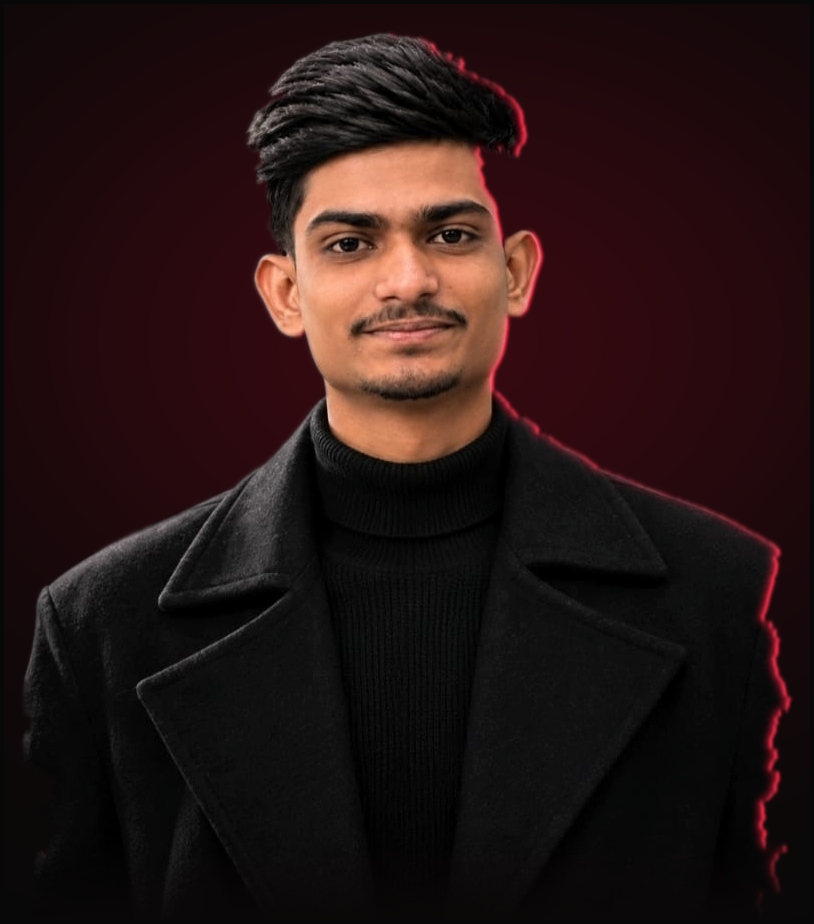
#> input picture NEW IMAGE FOR WEBSITE.jpeg, 814 x 924 px, found by its file name
$ python generate_cinematic_portrait.py
#> lines starting #> are read from the running program, lines starting #| are printed output that depends on the picture; after the words box and inside, x2 and y2 are one past the last pixel; in counts of white or black regions, pixels touching at a corner belong together
import numpy as np
from PIL import Image, ImageFilter
from scipy.ndimage import gaussian_filter, distance_transform_edt

# Load original
im = Image.open("NEW IMAGE FOR WEBSITE.jpeg").convert("RGB")
#> im is the input picture: PIL image 814x924 RGB; mean R, G, B 37.7, 20.6, 20.1
w, h = im.size
#> w = 814; h = 924
arr = np.array(im, dtype=float)

# Website background color: #080808
bg_color = np.array([8.0, 8.0, 8.0])

# Subject boundary profile:
# Let's define the left and right boundary for each Y from 0 to h-1:
left_edge = np.zeros(h)
#> left_edge = 924 values from 0 to 0
right_edge = np.zeros(h)
#> right_edge = 924 values from 0 to 0

for y in range(h):
    if y < 32:
        # Above hair
        left_edge[y] = 421
        right_edge[y] = 421
    elif y < 140:
        # Top dome of hair
        prog = (y - 32) / 108.0
        # Smooth circle curve
        rad = np.sqrt(max(0.01, 1.0 - (1.0 - prog)**2)) * 142
        left_edge[y] = 421 - rad * 0.98
        right_edge[y] = 421 + rad * 1.02
    elif y < 240:
        # Hair temples & sides
        left_edge[y] = 282
        right_edge[y] = 566
    elif y < 320:
        # Ears (protruding outward)
        prog = np.sin((y - 240) / 80.0 * np.pi)
        left_edge[y] = 282 - prog * 10 # ear tip reaches ~272
        right_edge[y] = 566 + prog * 11 # right ear reaches ~577
    elif y < 440:
        # Jawline and neck (slender, pulls inward!)
        # Y=320 to 360 is jawline (tapering from 310 to 345)
        # Y=360 to 440 is neck (around 345 to 365 on left, 510 to 525 on right)
        prog = (y - 320) / 120.0
        left_edge[y] = 295 + prog * 65   # moves from 295 to 360
        right_edge[y] = 565 - prog * 55  # moves from 565 to 510
    elif y < 540:
        # Shoulders (sloping down and out from collar to shoulders)
        prog = (y - 440) / 100.0
        # Left shoulder slopes from 360 to 110
        left_edge[y] = 360 - (prog**0.85) * 250
        # Right shoulder slopes from 510 to 735
        right_edge[y] = 510 + (prog**0.85) * 225
    elif y < 750:
        # Upper coat & torso
        prog = (y - 540) / 210.0
        left_edge[y] = 110 - prog * 60  # 110 to 50
        right_edge[y] = 735 + prog * 60 # 735 to 795
    else:
        # Lower coat
        prog = (y - 750) / 172.0
        left_edge[y] = 50 - prog * 30   # 50 to 20
        right_edge[y] = 795 + prog * 25 # 795 to 820

# Create binary subject mask
mask = np.zeros((h, w), dtype=float)
for y in range(h):
    lb = int(left_edge[y])
    rb = int(right_edge[y])
    if lb < rb:
        mask[y, lb:rb] = 1.0
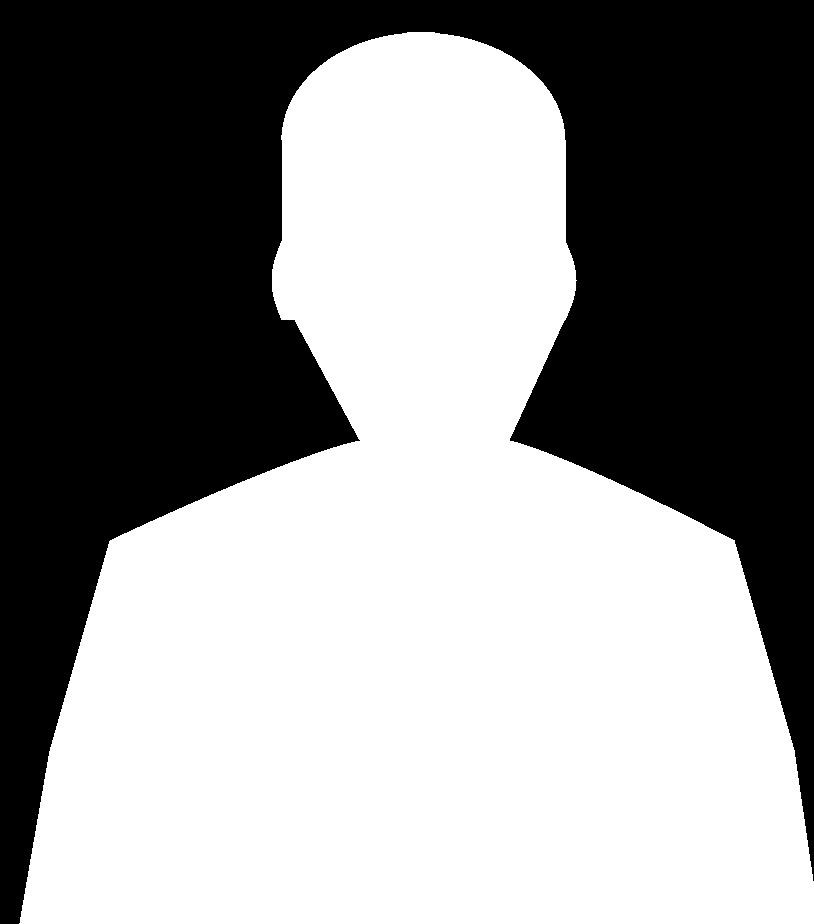
#> mask: shape (924, 814) float64; values 0 (black) and 1 (white), 55.8% white; 1 black region, box (x1, y1, x2, y2) and area: (0, 0, 814, 924) 332169

# 2. Refine mask around hair and skin with luminance checks:
# Inside the subject, if skin or hair or coat has pixels, keep 1.0
# Just outside the subject, feather smoothly
smoothed_mask = gaussian_filter(mask, sigma=3.5)

# Smooth bottom dissolve (coat bottom 120px fades to pure #080808)
bottom_fade = np.ones(h)
#> bottom_fade = 924 values from 1 to 1
for y in range(h - 130, h):
    bottom_fade[y] = max(0.0, (h - 1 - y) / 130.0)
smoothed_mask = smoothed_mask * bottom_fade[:, None]

# 3. COMPUTE THE CINEMATIC RED RIM LIGHT (Like Daniel Smith reference!)
# In Daniel Smith:
# A brilliant red rim light kisses the subject's right edge (viewer's right)
# along the hair, ear, cheek, neck, shoulder, and coat edge!
# Also a gentle rim light on the left shoulder/hair.

# Edge detection on the smoothed mask to find silhouette perimeter:
edge_grad_y, edge_grad_x = np.gradient(smoothed_mask)
edge_magnitude = np.sqrt(edge_grad_x**2 + edge_grad_y**2)

# Normal vectors pointing inward/outward:
# On the right edge of subject: edge_grad_x is negative (< 0)
right_edge_mask = np.maximum(0.0, -edge_grad_x)
# On the left edge of subject: edge_grad_x is positive (> 0)
left_edge_mask = np.maximum(0.0, edge_grad_x)

# Normalize edge intensity
if right_edge_mask.max() > 0:
    right_edge_mask /= right_edge_mask.max()
if left_edge_mask.max() > 0:
    left_edge_mask /= left_edge_mask.max()

# Spread the rim light slightly inward and outward using gaussian blur
# Primary rim light on the RIGHT (like Daniel Smith):
rim_right = gaussian_filter(right_edge_mask, sigma=4.5) * 1.8
# Secondary subtle rim on the LEFT:
rim_left = gaussian_filter(left_edge_mask, sigma=3.5) * 0.7
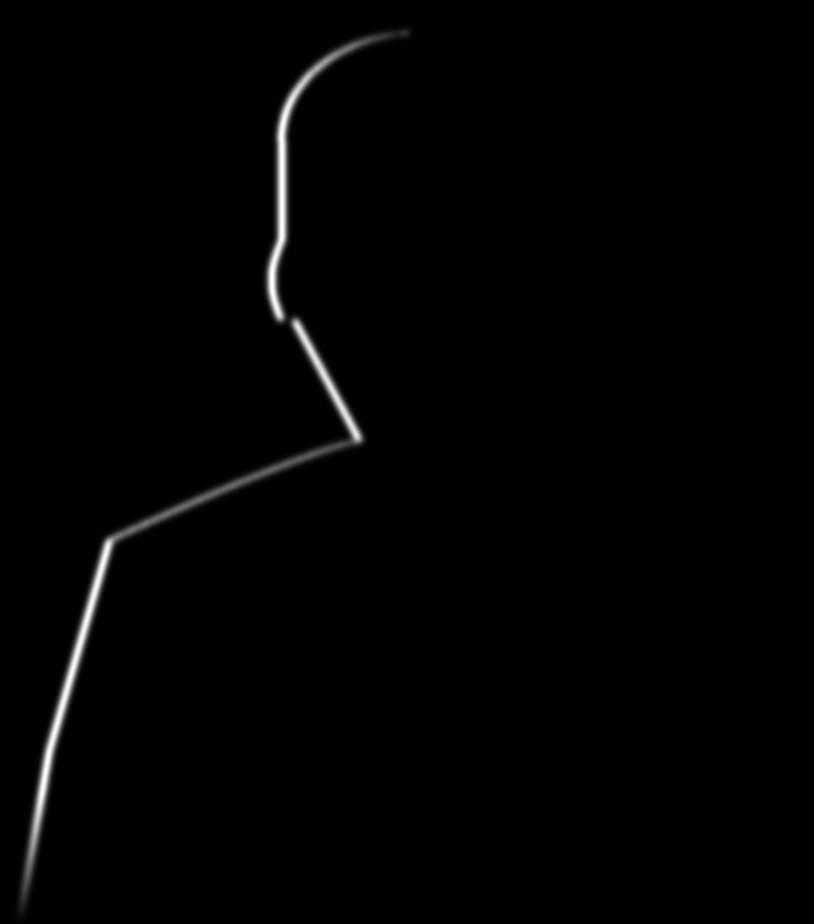
#> left_edge_mask: shape (924, 814) float64; min 0, max 1, mean 0.00984

# Accent color: Crimson red (#E5092B)
# RGB: [229, 9, 43]
rim_color = np.array([229.0, 15.0, 43.0])
rim_highlight = np.array([255.0, 60.0, 80.0]) # specular red-orange core

# 4. Soft atmospheric red glow concentrated BEHIND the subject
# Centered behind Zeerak's head and shoulders (X: 420, Y: 320)
xx, yy = np.meshgrid(np.arange(w), np.arange(h))
dist_from_glow = np.sqrt(((xx - 420) / 1.3)**2 + ((yy - 320) / 1.0)**2)
ambient_glow = np.exp(-0.5 * (dist_from_glow / 180.0)**2)
# Ambient glow should only be visible in background (outside or around silhouette)
# And softly fall off to #080808
ambient_glow_intensity = ambient_glow * (1.0 - smoothed_mask * 0.75) * 0.45

# 5. Composite everything together
# Base: Pure #080808
result = np.zeros_like(arr)
for c in range(3):
    # Background with ambient red glow
    bg_with_glow = bg_color[c] + (rim_color[c] - bg_color[c]) * ambient_glow_intensity
    # Blend subject onto background
    subject_val = arr[:, :, c]
    result[:, :, c] = subject_val * smoothed_mask + bg_with_glow * (1.0 - smoothed_mask)
#> this loop made 3 passes
#> pass 1, `subject_val = arr[:, :, c]`:
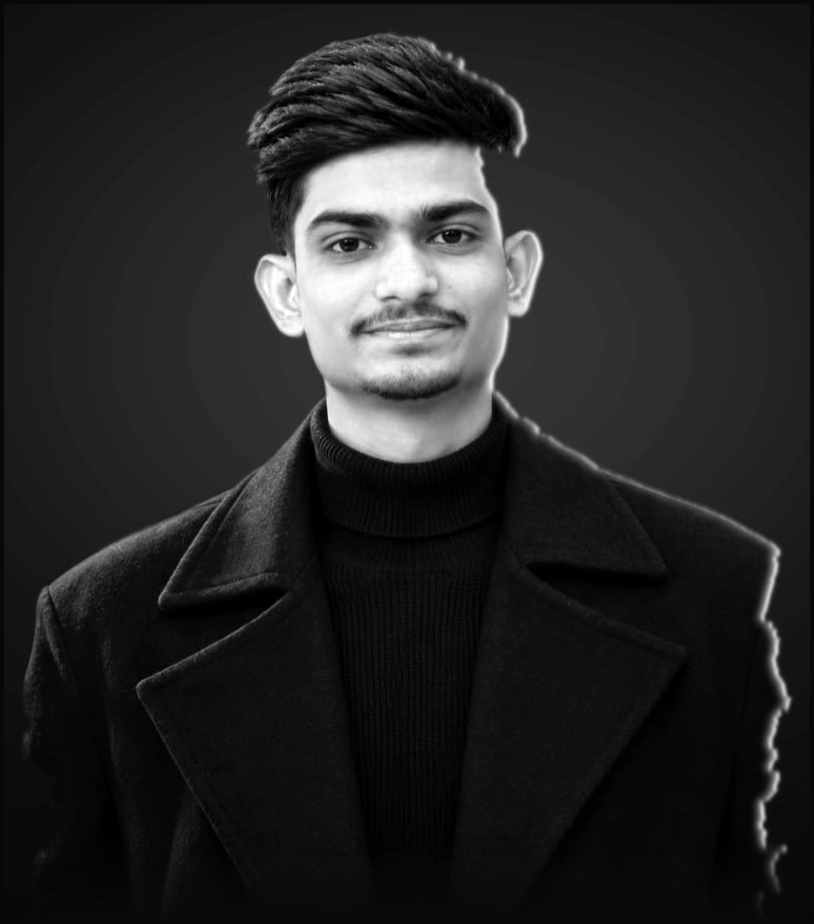
#> subject_val: shape (924, 814) float64; min 0, max 255, mean 37.7

# Add the photographic red rim lighting onto the composite:
# Apply on edge pixels where subject exists or just around edge
# Right rim light:
rim_total_right = rim_right[:, :, None] * np.clip(smoothed_mask[:, :, None] * 1.5, 0.0, 1.0)
rim_total_left = rim_left[:, :, None] * np.clip(smoothed_mask[:, :, None] * 1.5, 0.0, 1.0)

# Additive / screen blend for realistic light on hair, skin, and coat:
for c in range(3):
    # Primary red rim on right
    result[:, :, c] += rim_total_right[:, :, 0] * rim_color[c] * 0.95
    # Secondary red rim on left
    result[:, :, c] += rim_total_left[:, :, 0] * rim_color[c] * 0.45
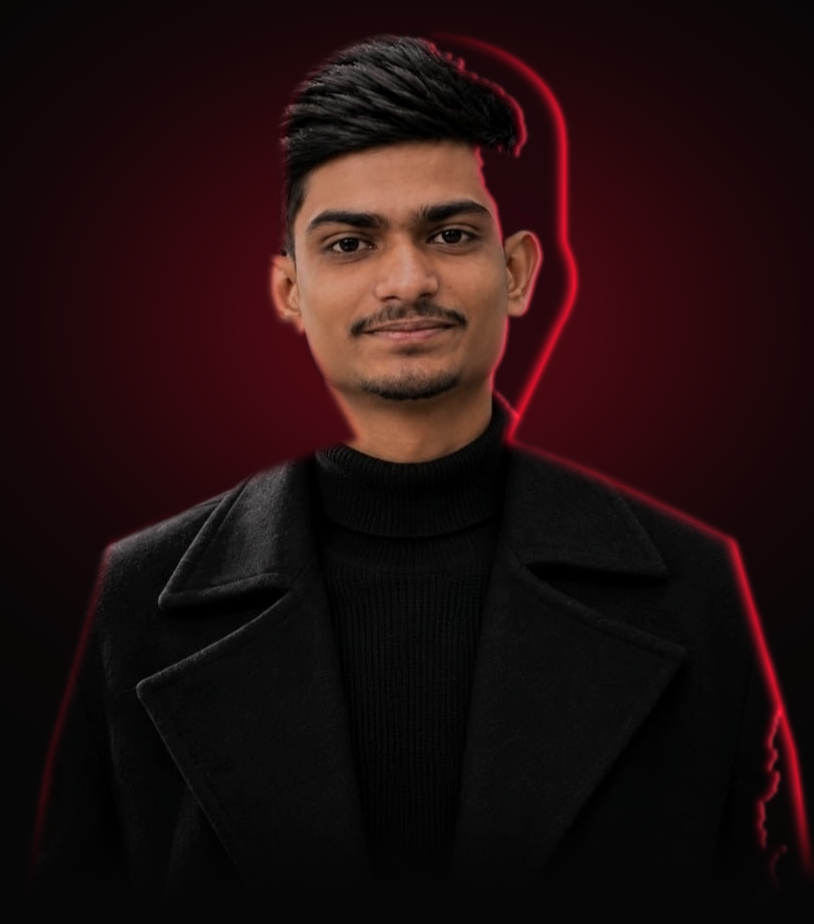
#> result: shape (924, 814, 3) float64; mean R, G, B 43, 19.7, 20; drawn with min black and max white

# Also add specular high-intensity core right along the outer ear and shoulder edge
specular_core = (gaussian_filter(right_edge_mask, sigma=1.8)**1.8)[:, :, None] * 0.6
for c in range(3):
    result[:, :, c] += specular_core[:, :, 0] * rim_highlight[c]
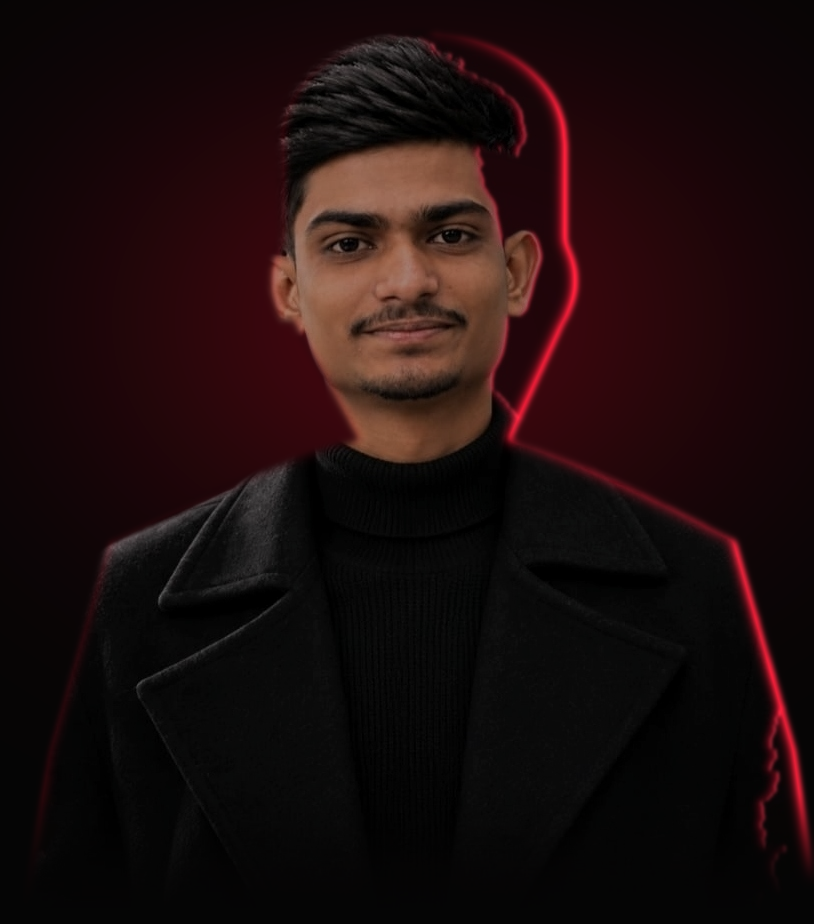
#> result: shape (924, 814, 3) float64; mean R, G, B 43.9, 19.9, 20.3; drawn with min black and max white

# Ensure borders (X < 5, X > w-6, Y < 5) are EXACTLY bg_color (#080808)
result[0:6, :, :] = bg_color
result[:, 0:6, :] = bg_color
result[:, -6:, :] = bg_color

# Clip to 0-255 and save
final_img = Image.fromarray(np.clip(result, 0, 255).astype(np.uint8))
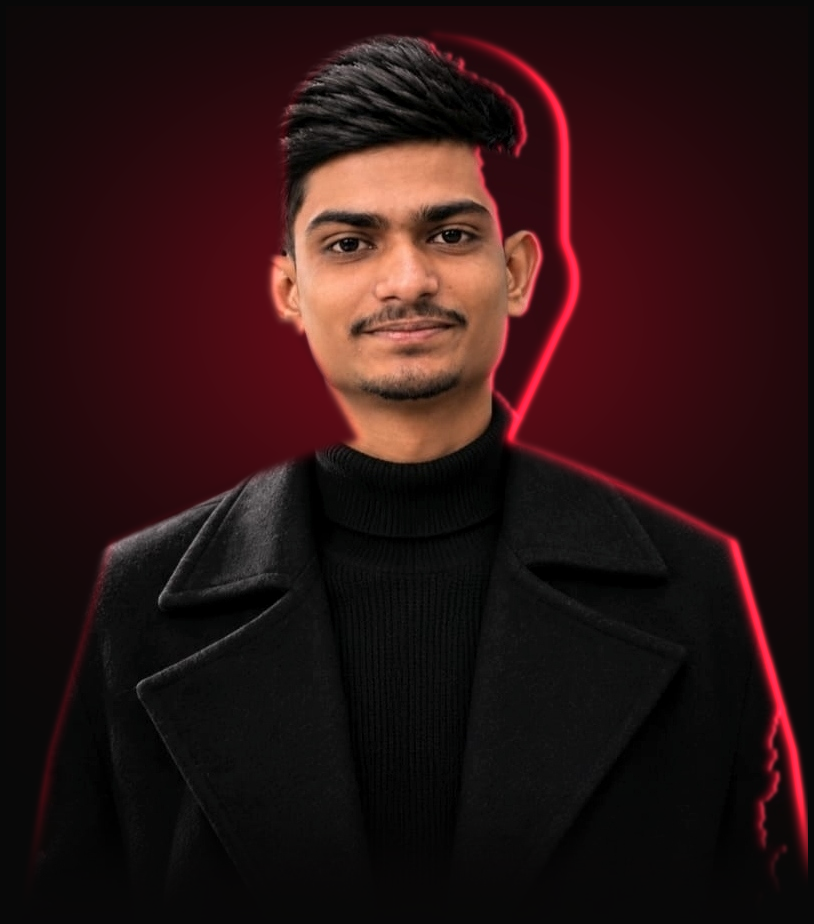
#> final_img: PIL image 814x924 RGB; mean R, G, B 42.9, 19.6, 19.9
final_img.save("NEW IMAGE FOR WEBSITE.jpeg", quality=96)
final_img.save("scratch/test_cinematic_final.png")
print("Successfully generated cinematic portrait and saved to NEW IMAGE FOR WEBSITE.jpeg")

$ run again, with seq_01_particles_emerge.png saved as NEW IMAGE FOR WEBSITE.jpeg
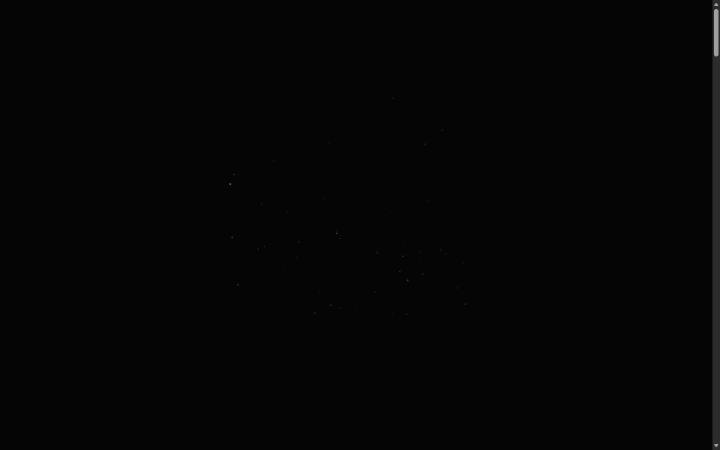
#> input picture seq_01_particles_emerge.png, 1440 x 900 px, found by its file name (shown at 1/2 size)
#> im is the input picture: PIL image 1440x900 RGB; min 0, max 165, mean 5.5
#> after the loop `for y in range(h):`:
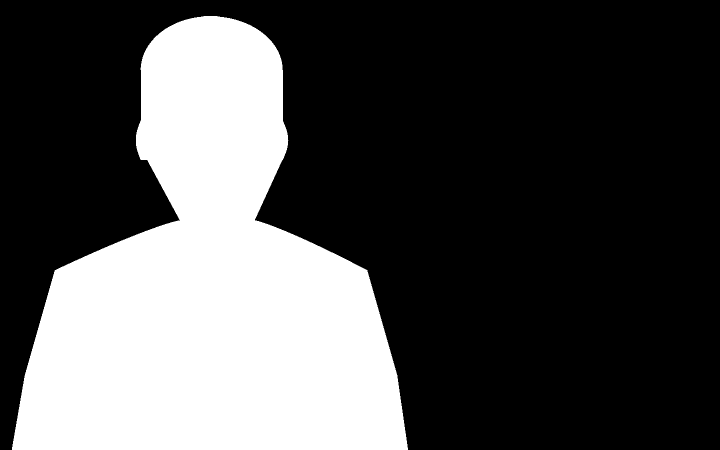
#> mask: shape (900, 1440) float64 (shown at 1/2 size); values 0 (black) and 1 (white), 30.9% white; 1 white region, box (x1, y1, x2, y2) and area: (24, 32, 816, 900) 400960
#> after the loop `for c in range(3):`:
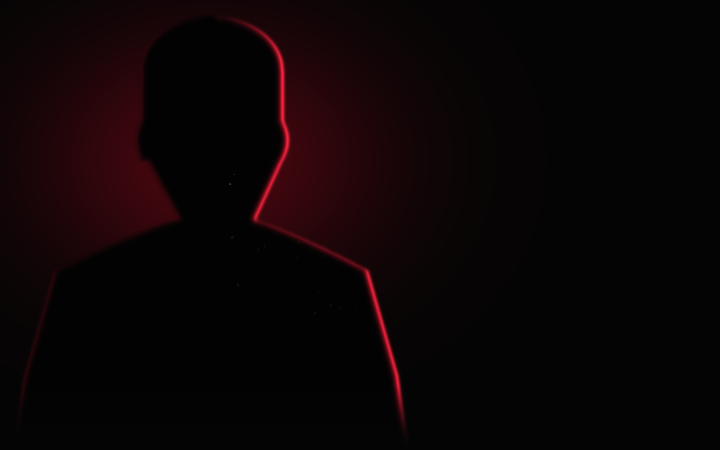
#> result: shape (900, 1440, 3) float64 (shown at 1/2 size); mean R, G, B 18.7, 7.7, 9.1; drawn with min black and max white
